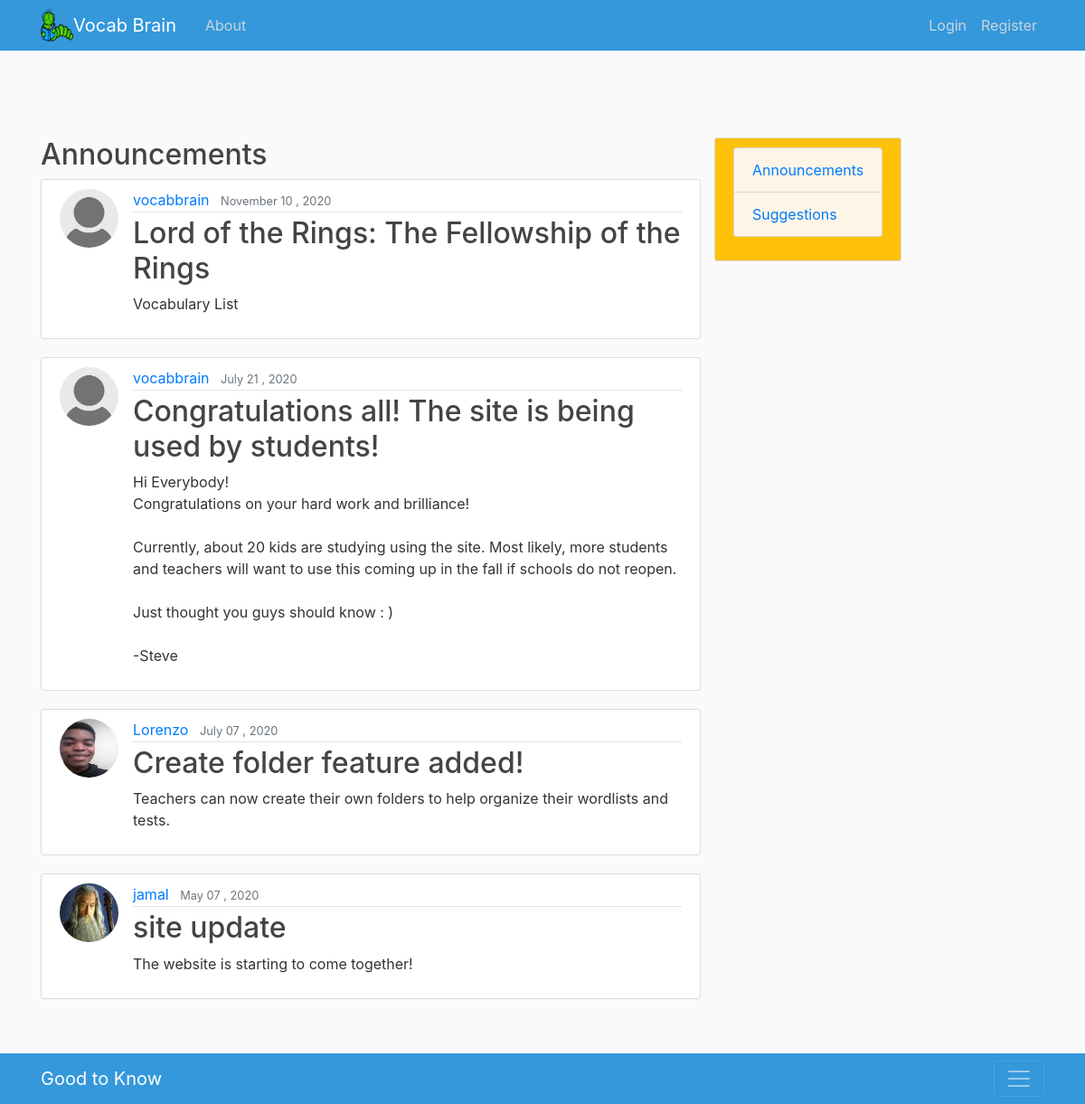
Page /announcements/ on the committed database.
### blog/models.py (models this page shows, shortened)
class Post(models.Model):
    title = models.CharField(max_length=100)
    content = models.TextField()
    date_posted = models.DateTimeField(default=timezone.now)
    author = models.ForeignKey(User, on_delete=models.CASCADE)

### users/models.py (models this page shows, shortened)
class Profile(models.Model):
    user = models.OneToOneField(User, on_delete=models.CASCADE)
    image = models.ImageField(default='default.jpeg', upload_to='profile_pics')

### blog/views.py (the view)
# urls.py: path('announcements/', Announcements.as_view(), name='blog-announce'),
class Announcements(ListView):
    model = Post
    template_name = 'blog/announcements.html'
    context_object_name = 'posts'
    paginate_by = 4
    ordering = ['-date_posted']

### blog/templates/blog/announcements.html (shortened to what this page needs)
{% extends "blog/base.html" %}
{% block content%}
<h2> Announcements</h2>
    {% for post in posts%}
        <article class="media content-section">
  <img class = "rounded-circle article-img" src="{{post.author.profile.image.url }}">
  <div class="media-body">
    <div class="article-metadata">
      <a class="mr-2" href="{% url 'user-posts' post.author.username %}">{{ post.author }}</a>
      <small class="text-muted">{{ post.date_posted|date:"F d , Y" }}</small>
    </div>
    <h2><a class="article-title" href="{% url 'post-detail' post.id %}">{{ post.title }}</a></h2>
    <p class="article-content">{{ post.content }}</p>
  </div>
</article>
    {% endfor %}
{% endblock content %}

### blog/templates/blog/base.html (shortened to what this page needs)
{% load static %}
<!DOCTYPE html>
<html>
<head>
    <link rel="stylesheet" href="https://maxcdn.bootstrapcdn.com/bootstrap/4.0.0/css/bootstrap.min.css">
<link rel="stylesheet" type="text/css" href="{% static 'blog/main.css'%}">
<link rel="stylesheet" type="text/css" href="https://cdn.datatables.net/v/bs4/dt-1.10.21/datatables.min.css"/>
</head>
<body>
    <header class="site-header">
  <nav class="navbar navbar-expand-md navbar-dark box-shadow fixed-top" style="background-color: #3498DB;">
    <div class="container">
      <img src="{% static "img/bookworm.png" %}" alt="" width="36" height="36" viewBox="0 0 612 612">
      <a class="navbar-brand mr-4" href="{% url 'blog-home' %}">Vocab Brain </a>
      <div class="collapse navbar-collapse" id="navbarToggle">
        <div class="navbar-nav mr-auto">
          <a class="nav-item nav-link" href="{% url 'blog-about' %}">About</a>
        </div>
        <div class="navbar-nav">
          {% if user.is_authenticated %}
          {% if user.is_superuser %}
          <a class="nav-item nav-link" href="{% url 'post-create' %}">New Post</a>
          {% endif %}
            {% for group in user.groups.all %}
            {% if group.name == 'Teacher' %}
          <a class="nav-item nav-link" href="{% url 'blog-temp' %}">Word List</a>
          <a class="nav-item nav-link" href="{% url 'blog-temp2' %}">Test</a>
          {% endif %}
          {% endfor %}
          <a class="nav-item nav-link" href="{% url 'profile' %}">
            <img class="rounded-circle article-img" src="{{ request.user.profile.image.url }}" id="img">
          </a>
          <a class="nav-item nav-link" href="{% url 'logout' %}">Logout</a>
          {% else %}
          <a class="nav-item nav-link" href="{% url 'login' %}">Login</a>
          <a class="nav-item nav-link" href="{% url 'register' %}">Register</a>
          {% endif %}
        </div>
      </div>
    </div>
  </nav>
<br><br><br>
</header>
    <main role="main" class="container">
  <div class="row">
    <div class="col-md-8">
      {% block content %}{% endblock %}
    </div>
    <div class="col-md-0">
      <div class="content-section" div id= "sidebar" style="background-color: #FFC107;">
        {%block sidebar%}
          <ul class="list-group" >
            <li class="list-group-item list-group-item-light" style="background-color: #FEF5E7;color: blue;"><a href="{% url 'blog-announce' %}" > Announcements</a></li>
            <li class="list-group-item list-group-item-light" style="background-color: #FEF5E7;color: blue;"><a href="{% url 'blog-suggest' %}" >Suggestions</a></li>
          </ul>
        {% endblock %}
      </div>
  </div>
  </div>
<br><br><br><br>
<div class="jumbotron-fluid">
  <div class="navbar fixed-bottom navbar-dark" style="background-color: #3498DB;">
    <div class="container d-flex justify-content-between">
      <a href="https://www.goodtoknow.com/Main_Page" class="navbar-brand d-flex align-items-center"> Good to Know
            </a>
      <button class="navbar-toggler" type="button" data-toggle="collapse" data-target="#navbarHeader" aria-controls="navbarHeader" aria-expanded="false" aria-label="Toggle navigation">
              <span class="navbar-toggler-icon"></span>
            </button>
    </div>
  </div>
</main>
</body>
</html>

### blog/static/blog/main.css (style rules this page uses)
body { background: #fafafa; color: #333333; margin-top: 5rem; }
h1, h2, h3, h4, h5, h6 { color: #444444; }
ul { margin: 0; }
.site-header .navbar-nav .nav-link { color: #cbd5db; }
.content-section { background: #ffffff; padding: 10px 20px; border: 1px solid #dddddd; border-radius: 3px; margin-bottom: 20px; }
.article-title { color: #444444; }
.article-content { white-space: pre-line; }
.article-img { height: 65px; width: 65px; margin-right: 16px; }
.article-metadata { padding-bottom: 1px; margin-bottom: 4px; border-bottom: 1px solid #e3e3e3 }

### rows in the picture
Post: author.profile.image (placeholder picture), author "vocabbrain", date_posted "November 10 , 2020", title "Lord of the Rings: The Fellowship of the Rings", content "Vocabulary List"
Post: author.profile.image (placeholder picture), author "vocabbrain", date_posted "July 21 , 2020", title "Congratulations all! The site is being used by students!", content "Hi Everybody! Congratulations on your hard work and brilliance! Currently, about 20 kids are studying using the site. Most likely, more students and teachers will want to use this coming up in the fall if schools do not reopen. Just thought you guys should know : ) -Steve"
Post: author.profile.image (picture), author "Lorenzo", date_posted "July 07 , 2020", title "Create folder feature added!", content "Teachers can now create their own folders to help organize their wordlists and tests."
Post: author.profile.image (picture), author "jamal", date_posted "May 07 , 2020", title "site update", content "The website is starting to come together!"
